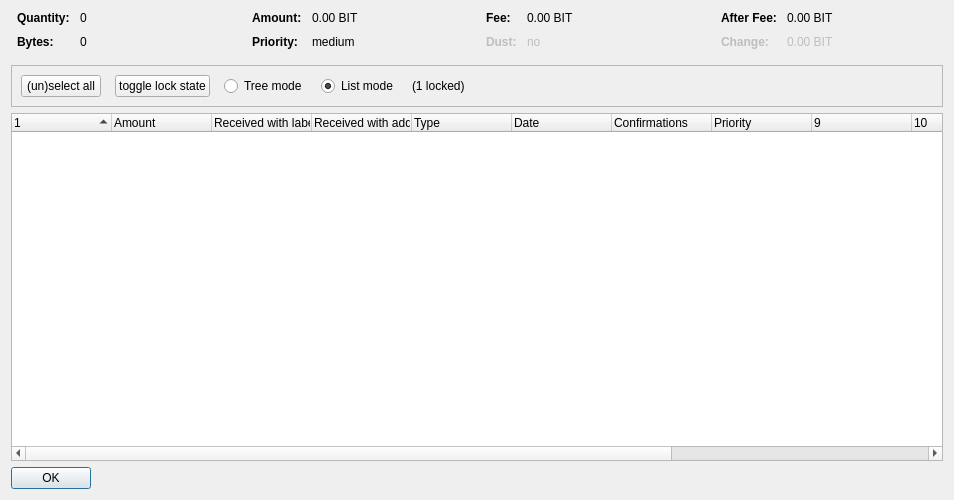
<?xml version="1.0" encoding="UTF-8"?>
<ui version="4.0">
 <class>CoinControlDialog</class>
 <widget class="QDialog" name="CoinControlDialog">
  <property name="geometry">
   <rect>
    <x>0</x>
    <y>0</y>
    <width>954</width>
    <height>500</height>
   </rect>
  </property>
  <property name="windowTitle">
   <string>Coin Selection</string>
  </property>
  <layout class="QVBoxLayout" name="verticalLayout">
   <item>
    <layout class="QHBoxLayout" name="horizontalLayoutTop" stretch="0,0,0,0">
     <property name="topMargin">
      <number>0</number>
     </property>
     <property name="bottomMargin">
      <number>10</number>
     </property>
     <item>
      <layout class="QFormLayout" name="formLayoutCoinControl1">
       <property name="horizontalSpacing">
        <number>10</number>
       </property>
       <property name="verticalSpacing">
        <number>10</number>
       </property>
       <property name="leftMargin">
        <number>6</number>
       </property>
       <property name="rightMargin">
        <number>6</number>
       </property>
       <item row="0" column="0">
        <widget class="QLabel" name="labelCoinControlQuantityText">
         <property name="font">
          <font>
           <weight>75</weight>
           <bold>true</bold>
          </font>
         </property>
         <property name="text">
          <string>Quantity:</string>
         </property>
        </widget>
       </item>
       <item row="0" column="1">
        <widget class="QLabel" name="labelCoinControlQuantity">
         <property name="cursor">
          <cursorShape>IBeamCursor</cursorShape>
         </property>
         <property name="contextMenuPolicy">
          <enum>Qt::ActionsContextMenu</enum>
         </property>
         <property name="text">
          <string notr="true">0</string>
         </property>
         <property name="textInteractionFlags">
          <set>Qt::LinksAccessibleByMouse|Qt::TextSelectableByKeyboard|Qt::TextSelectableByMouse</set>
         </property>
        </widget>
       </item>
       <item row="1" column="0">
        <widget class="QLabel" name="labelCoinControlBytesText">
         <property name="font">
          <font>
           <weight>75</weight>
           <bold>true</bold>
          </font>
         </property>
         <property name="text">
          <string>Bytes:</string>
         </property>
        </widget>
       </item>
       <item row="1" column="1">
        <widget class="QLabel" name="labelCoinControlBytes">
         <property name="cursor">
          <cursorShape>IBeamCursor</cursorShape>
         </property>
         <property name="contextMenuPolicy">
          <enum>Qt::ActionsContextMenu</enum>
         </property>
         <property name="text">
          <string notr="true">0</string>
         </property>
         <property name="textInteractionFlags">
          <set>Qt::LinksAccessibleByMouse|Qt::TextSelectableByKeyboard|Qt::TextSelectableByMouse</set>
         </property>
        </widget>
       </item>
      </layout>
     </item>
     <item>
      <layout class="QFormLayout" name="formLayoutCoinControl2">
       <property name="horizontalSpacing">
        <number>10</number>
       </property>
       <property name="verticalSpacing">
        <number>10</number>
       </property>
       <property name="leftMargin">
        <number>6</number>
       </property>
       <property name="rightMargin">
        <number>6</number>
       </property>
       <item row="0" column="0">
        <widget class="QLabel" name="labelCoinControlAmountText">
         <property name="font">
          <font>
           <weight>75</weight>
           <bold>true</bold>
          </font>
         </property>
         <property name="text">
          <string>Amount:</string>
         </property>
        </widget>
       </item>
       <item row="0" column="1">
        <widget class="QLabel" name="labelCoinControlAmount">
         <property name="cursor">
          <cursorShape>IBeamCursor</cursorShape>
         </property>
         <property name="contextMenuPolicy">
          <enum>Qt::ActionsContextMenu</enum>
         </property>
         <property name="text">
          <string notr="true">0.00 BIT</string>
         </property>
         <property name="textInteractionFlags">
          <set>Qt::LinksAccessibleByMouse|Qt::TextSelectableByKeyboard|Qt::TextSelectableByMouse</set>
         </property>
        </widget>
       </item>
       <item row="1" column="0">
        <widget class="QLabel" name="labelCoinControlPriorityText">
         <property name="font">
          <font>
           <weight>75</weight>
           <bold>true</bold>
          </font>
         </property>
         <property name="text">
          <string>Priority:</string>
         </property>
        </widget>
       </item>
       <item row="1" column="1">
        <widget class="QLabel" name="labelCoinControlPriority">
         <property name="cursor">
          <cursorShape>IBeamCursor</cursorShape>
         </property>
         <property name="contextMenuPolicy">
          <enum>Qt::ActionsContextMenu</enum>
         </property>
         <property name="text">
          <string>medium</string>
         </property>
         <property name="textInteractionFlags">
          <set>Qt::LinksAccessibleByMouse|Qt::TextSelectableByKeyboard|Qt::TextSelectableByMouse</set>
         </property>
        </widget>
       </item>
      </layout>
     </item>
     <item>
      <layout class="QFormLayout" name="formLayoutCoinControl3">
       <property name="horizontalSpacing">
        <number>10</number>
       </property>
       <property name="verticalSpacing">
        <number>10</number>
       </property>
       <property name="leftMargin">
        <number>6</number>
       </property>
       <property name="rightMargin">
        <number>6</number>
       </property>
       <item row="0" column="0">
        <widget class="QLabel" name="labelCoinControlFeeText">
         <property name="font">
          <font>
           <weight>75</weight>
           <bold>true</bold>
          </font>
         </property>
         <property name="text">
          <string>Fee:</string>
         </property>
        </widget>
       </item>
       <item row="0" column="1">
        <widget class="QLabel" name="labelCoinControlFee">
         <property name="cursor">
          <cursorShape>IBeamCursor</cursorShape>
         </property>
         <property name="contextMenuPolicy">
          <enum>Qt::ActionsContextMenu</enum>
         </property>
         <property name="text">
          <string notr="true">0.00 BIT</string>
         </property>
         <property name="textInteractionFlags">
          <set>Qt::LinksAccessibleByMouse|Qt::TextSelectableByKeyboard|Qt::TextSelectableByMouse</set>
         </property>
        </widget>
       </item>
       <item row="1" column="0">
        <widget class="QLabel" name="labelCoinControlLowOutputText">
         <property name="enabled">
          <bool>false</bool>
         </property>
         <property name="font">
          <font>
           <weight>75</weight>
           <bold>true</bold>
          </font>
         </property>
         <property name="text">
          <string>Dust:</string>
         </property>
        </widget>
       </item>
       <item row="1" column="1">
        <widget class="QLabel" name="labelCoinControlLowOutput">
         <property name="enabled">
          <bool>false</bool>
         </property>
         <property name="cursor">
          <cursorShape>IBeamCursor</cursorShape>
         </property>
         <property name="contextMenuPolicy">
          <enum>Qt::ActionsContextMenu</enum>
         </property>
         <property name="text">
          <string>no</string>
         </property>
         <property name="textInteractionFlags">
          <set>Qt::LinksAccessibleByMouse|Qt::TextSelectableByKeyboard|Qt::TextSelectableByMouse</set>
         </property>
        </widget>
       </item>
      </layout>
     </item>
     <item>
      <layout class="QFormLayout" name="formLayoutCoinControl4">
       <property name="horizontalSpacing">
        <number>10</number>
       </property>
       <property name="verticalSpacing">
        <number>10</number>
       </property>
       <property name="leftMargin">
        <number>6</number>
       </property>
       <property name="rightMargin">
        <number>6</number>
       </property>
       <item row="0" column="0">
        <widget class="QLabel" name="labelCoinControlAfterFeeText">
         <property name="font">
          <font>
           <weight>75</weight>
           <bold>true</bold>
          </font>
         </property>
         <property name="text">
          <string>After Fee:</string>
         </property>
        </widget>
       </item>
       <item row="0" column="1">
        <widget class="QLabel" name="labelCoinControlAfterFee">
         <property name="cursor">
          <cursorShape>IBeamCursor</cursorShape>
         </property>
         <property name="contextMenuPolicy">
          <enum>Qt::ActionsContextMenu</enum>
         </property>
         <property name="text">
          <string notr="true">0.00 BIT</string>
         </property>
         <property name="textInteractionFlags">
          <set>Qt::LinksAccessibleByMouse|Qt::TextSelectableByKeyboard|Qt::TextSelectableByMouse</set>
         </property>
        </widget>
       </item>
       <item row="1" column="0">
        <widget class="QLabel" name="labelCoinControlChangeText">
         <property name="enabled">
          <bool>false</bool>
         </property>
         <property name="font">
          <font>
           <weight>75</weight>
           <bold>true</bold>
          </font>
         </property>
         <property name="text">
          <string>Change:</string>
         </property>
        </widget>
       </item>
       <item row="1" column="1">
        <widget class="QLabel" name="labelCoinControlChange">
         <property name="enabled">
          <bool>false</bool>
         </property>
         <property name="cursor">
          <cursorShape>IBeamCursor</cursorShape>
         </property>
         <property name="contextMenuPolicy">
          <enum>Qt::ActionsContextMenu</enum>
         </property>
         <property name="text">
          <string notr="true">0.00 BIT</string>
         </property>
         <property name="textInteractionFlags">
          <set>Qt::LinksAccessibleByMouse|Qt::TextSelectableByKeyboard|Qt::TextSelectableByMouse</set>
         </property>
        </widget>
       </item>
      </layout>
     </item>
    </layout>
   </item>
   <item>
    <widget class="QFrame" name="frame">
     <property name="minimumSize">
      <size>
       <width>0</width>
       <height>40</height>
      </size>
     </property>
     <property name="frameShape">
      <enum>QFrame::StyledPanel</enum>
     </property>
     <property name="frameShadow">
      <enum>QFrame::Sunken</enum>
     </property>
     <layout class="QHBoxLayout" name="horizontalLayout">
      <item>
       <layout class="QHBoxLayout" name="horizontalLayoutPanel" stretch="0,0,0,0,0,0">
        <property name="spacing">
         <number>14</number>
        </property>
        <item>
         <widget class="QPushButton" name="pushButtonSelectAll">
          <property name="sizePolicy">
           <sizepolicy hsizetype="Maximum" vsizetype="Fixed">
            <horstretch>0</horstretch>
            <verstretch>0</verstretch>
           </sizepolicy>
          </property>
          <property name="text">
           <string>(un)select all</string>
          </property>
          <property name="autoDefault">
           <bool>false</bool>
          </property>
         </widget>
        </item>
        <item>
         <widget class="QPushButton" name="pushButtonToggleLock">
          <property name="sizePolicy">
           <sizepolicy hsizetype="Maximum" vsizetype="Fixed">
            <horstretch>0</horstretch>
            <verstretch>0</verstretch>
           </sizepolicy>
          </property>
          <property name="text">
           <string>toggle lock state</string>
          </property>
          <property name="autoDefault">
           <bool>false</bool>
          </property>
         </widget>
        </item>
        <item>
         <widget class="QRadioButton" name="radioTreeMode">
          <property name="sizePolicy">
           <sizepolicy hsizetype="Maximum" vsizetype="Fixed">
            <horstretch>0</horstretch>
            <verstretch>0</verstretch>
           </sizepolicy>
          </property>
          <property name="text">
           <string>Tree mode</string>
          </property>
         </widget>
        </item>
        <item>
         <widget class="QRadioButton" name="radioListMode">
          <property name="sizePolicy">
           <sizepolicy hsizetype="Maximum" vsizetype="Fixed">
            <horstretch>0</horstretch>
            <verstretch>0</verstretch>
           </sizepolicy>
          </property>
          <property name="text">
           <string>List mode</string>
          </property>
          <property name="checked">
           <bool>true</bool>
          </property>
         </widget>
        </item>
        <item>
         <widget class="QLabel" name="labelLocked">
          <property name="text">
           <string>(1 locked)</string>
          </property>
         </widget>
        </item>
        <item>
         <spacer name="horizontalSpacer">
          <property name="orientation">
           <enum>Qt::Horizontal</enum>
          </property>
          <property name="sizeHint" stdset="0">
           <size>
            <width>40</width>
            <height>20</height>
           </size>
          </property>
         </spacer>
        </item>
       </layout>
      </item>
     </layout>
    </widget>
   </item>
   <item>
    <widget class="CoinControlTreeWidget" name="treeWidget">
     <property name="contextMenuPolicy">
      <enum>Qt::CustomContextMenu</enum>
     </property>
     <property name="sortingEnabled">
      <bool>false</bool>
     </property>
     <property name="columnCount">
      <number>13</number>
     </property>
     <attribute name="headerShowSortIndicator" stdset="0">
      <bool>true</bool>
     </attribute>
     <attribute name="headerStretchLastSection">
      <bool>false</bool>
     </attribute>
     <column>
      <property name="text">
       <string/>
      </property>
     </column>
     <column>
      <property name="text">
       <string>Amount</string>
      </property>
     </column>
     <column>
      <property name="text">
       <string>Received with label</string>
      </property>
     </column>
     <column>
      <property name="text">
       <string>Received with address</string>
      </property>
     </column>
     <column>
      <property name="text">
	<string>Type</string>
      </property>
     </column>
     <column>
      <property name="text">	 
       <string>Date</string>
      </property>
     </column>
     <column>
      <property name="text">
       <string>Confirmations</string>
      </property>
      <property name="toolTip">
       <string>Confirmed</string>
      </property>
     </column>
     <column>
      <property name="text">
       <string>Priority</string>
      </property>
     </column>
     <column>
      <property name="text">
       <string/>
      </property>
     </column>
     <column>
      <property name="text">
       <string/>
      </property>
     </column>
     <column>
      <property name="text">
       <string/>
      </property>
     </column>
     <column>
      <property name="text">
       <string/>
      </property>
     </column>
     <column>
      <property name="text">
       <string/>
      </property>
     </column>
    </widget>
   </item>
   <item>
    <widget class="QDialogButtonBox" name="buttonBox">
     <property name="sizePolicy">
      <sizepolicy hsizetype="Maximum" vsizetype="Fixed">
       <horstretch>0</horstretch>
       <verstretch>0</verstretch>
      </sizepolicy>
     </property>
     <property name="orientation">
      <enum>Qt::Horizontal</enum>
     </property>
     <property name="standardButtons">
      <set>QDialogButtonBox::Ok</set>
     </property>
    </widget>
   </item>
  </layout>
 </widget>
 <customwidgets>
  <customwidget>
   <class>CoinControlTreeWidget</class>
   <extends>QTreeWidget</extends>
   <header>coincontroltreewidget.h</header>
  </customwidget>
 </customwidgets>
 <resources/>
 <connections/>
</ui>
